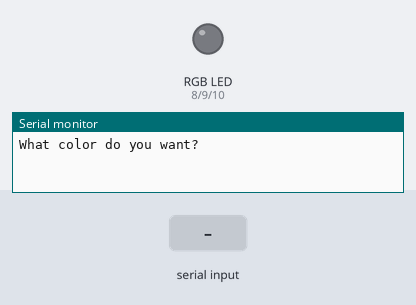
Bench run of a sketch on a simulated Arduino Uno, built with avr-gcc and run on an emulated ATmega328P. Shown: an RGB LED mixed from three pins (HIGH = lit), the last lines printed to the serial monitor. The inputs (shaded band) are chosen by the test bench.

Above: at 1.2 s.
1.3 s: "red" received over Serial
At 3.5 s:
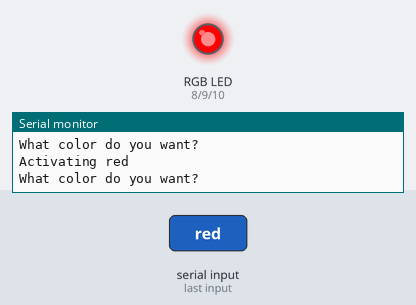
3.8 s: "green" received over Serial
At 5.6 s:
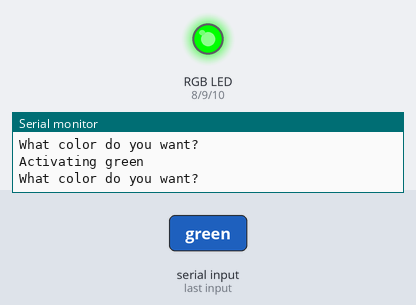
6.3 s: "blue" received over Serial
At 8.6 s:
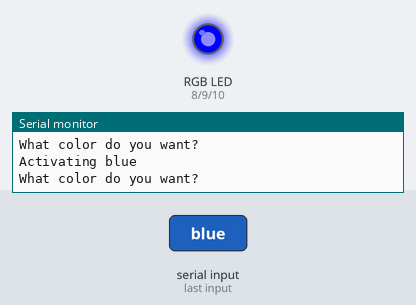
Timing chart, 0 to 10.1 s (numbered marks = the images above; inputs shaded):
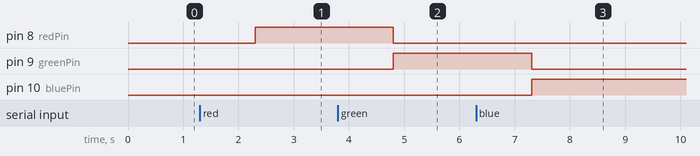

Measured:
- after the input at 1.3 s, pin 8 (redPin): LOW → HIGH after 1.0 s
- after the input at 3.8 s, pin 8 (redPin): HIGH → LOW after 1.0 s; pin 9 (greenPin): LOW → HIGH after 1.0 s
- after the input at 6.3 s, pin 9 (greenPin): HIGH → LOW after 1.0 s; pin 10 (bluePin): LOW → HIGH after 1.0 s

The sketch:

rgb_color_switcher.ino
```cpp
int redPin = 8;
int greenPin = 9;
int bluePin = 10;
String color;
String msg = "What color do you want?";

void setup() {
  Serial.begin(9600);
  pinMode(redPin, OUTPUT);
  pinMode(greenPin, OUTPUT);
  pinMode(bluePin, OUTPUT);
}

void logColor(String color) {
  Serial.println("Activating " + color);
}

void loop() {
  Serial.println(msg);

  while (Serial.available() == 0) {
  }

  color = Serial.readString();
  color.toLowerCase();
  color.trim();

  if (color == "red") {
    logColor(color);
    digitalWrite(redPin, HIGH);
    digitalWrite(greenPin, LOW);
    digitalWrite(bluePin, LOW);
  } else if (color == "green") {
    logColor(color);
    digitalWrite(redPin, LOW);
    digitalWrite(greenPin, HIGH);
    digitalWrite(bluePin, LOW);
  } else if (color == "blue") {
    logColor(color);
    digitalWrite(redPin, LOW);
    digitalWrite(greenPin, LOW);
    digitalWrite(bluePin, HIGH);
  } else if (color == "off") {
    Serial.println("Turning off");
    digitalWrite(redPin, LOW);
    digitalWrite(greenPin, LOW);
    digitalWrite(bluePin, LOW);
  }
}
```
